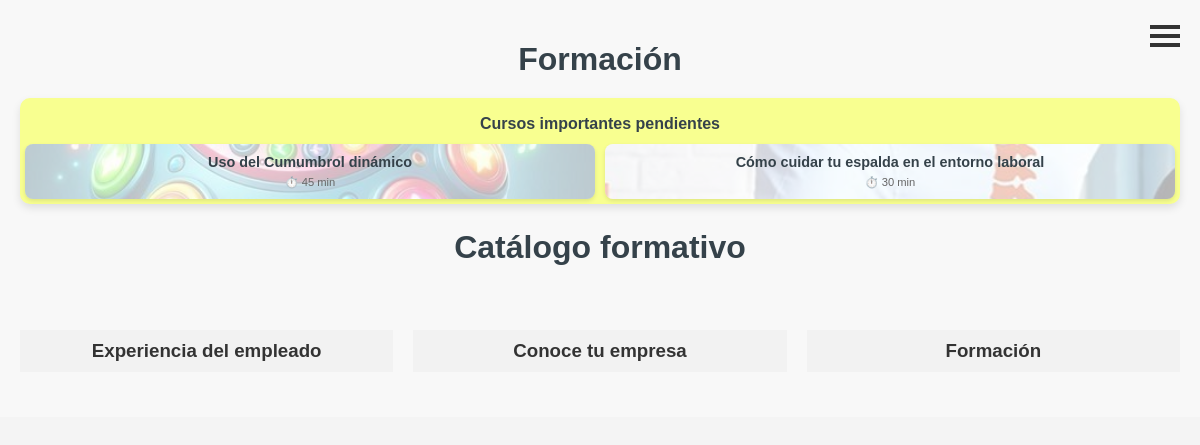
The app's page / (signed in) with its own data.
### cursos/models.py (models this page shows, shortened)
class Curso(models.Model):
    categoria = models.ForeignKey('Categoria', on_delete=models.CASCADE)
    titulo = models.CharField(max_length=100)
    explicacion = models.CharField(max_length=400)
    miniexplicacion = models.TextField()
    duracion = models.PositiveIntegerField()  # Duración en minutos
    fecha_creacion = models.DateField(default=timezone.now)
    puntos = models.SmallIntegerField()
    miniatura = models.ImageField(upload_to='images/miniaturas/')
    OPCIONES = [
        (1, 'Poco importante'),
        (2, 'Interesante'),
        (3, 'Fundamental'),
    ]
    importancia = models.PositiveIntegerField(choices=OPCIONES) #El valor de importancia, siendo 1 el valor más bajo, 2 el recomendado y tres el imprescindible

class Categoria(models.Model):
    titulo = models.CharField(max_length=100)

### cursos/views.py (the view)
@login_required
def lista_cursos(request):
    cursos = Curso.objects.filter(fecha_creacion__lte=timezone.now()).order_by('fecha_creacion')
    lecciones_por_categoria = {}
    for curso in cursos:
        total_lecciones = curso.leccion_set.count()
        lecciones_completadas = UsuarioLeccion.objects.filter(usuario=request.user, leccion__curso=curso, completada=True).count()
        lecciones_completadas_para_puntos = UsuarioLeccion.objects.filter(usuario=request.user, leccion__curso=curso, completada=True)
        total_puntos_completados = lecciones_completadas_para_puntos.aggregate(total_puntos_completados=Sum('puntos_obtenidos'))['total_puntos_completados'] or 0
        lecciones_para_puntos = curso.leccion_set.all()
        total_puntos_curso = lecciones_para_puntos.aggregate(total_puntos_curso=Sum('puntos'))['total_puntos_curso'] or 0
        categoria = curso.categoria
        leccion_info = (curso, total_lecciones, lecciones_completadas, total_puntos_curso, total_puntos_completados)
        if categoria not in lecciones_por_categoria:
            lecciones_por_categoria[categoria] = []
        lecciones_por_categoria[categoria].append(leccion_info)
        lecciones_por_categoria[categoria].sort(key=lambda x: x[1] == x[2])
    cursos_realizados = set(obtener_cursos_realizados(request.user))
    cursos_importantes_pendientes = Curso.objects.filter(importancia=3).exclude(titulo__in=cursos_realizados).order_by('fecha_creacion')
    return render(request, 'cursos/lista_cursos.html', {'lecciones_por_categoria': lecciones_por_categoria, 'cursos_importantes_pendientes': cursos_importantes_pendientes})

### cursos/context_processors.py (called while the page is built)
def puntos_totales_processor(request):
    if request.user.is_authenticated:
        puntos_totales = UsuarioLeccion.objects.filter(usuario=request.user, completada=True).aggregate(total_puntos=Sum('puntos_obtenidos'))['total_puntos'] or 0
    else:
        puntos_totales = 0
    return {
        'puntos_totales': puntos_totales,
    }

### cursos/views.py (called while the page is built)
def obtener_cursos_realizados(usuario):
    cursos_realizados_ids = UsuarioLeccion.objects.filter(
        usuario=usuario,
        completada=True
    ).values_list('leccion__curso_id', flat=True).distinct()
    cursos_realizados = []
    for curso_id in cursos_realizados_ids:
        lecciones_del_curso = Leccion.objects.filter(curso_id=curso_id).count()
        lecciones_completadas = UsuarioLeccion.objects.filter(
            usuario=usuario,
            leccion__curso_id=curso_id,
            completada=True
        ).count()
        if lecciones_del_curso == lecciones_completadas:
            cursos_realizados.append(Curso.objects.get(id=curso_id))
    titulos_cursos = [curso.titulo for curso in cursos_realizados]
    return titulos_cursos

### cursos/templates/cursos/lista_cursos.html (shortened to what this page needs)
{% extends 'cursos/base.html' %}
{% load static %}
{% block content %}
<section class="course-categories">
    <div class="titulo">
        <h2><a href="/">Formación</a></h2>
    </div>
    <div class="cursos-importantes">
        <h3>Cursos importantes pendientes</h3>
        <div class="cursos-pendientes">
            {% for curso in cursos_importantes_pendientes %}
                <div class="curso-pendiente">
                    <img src="{{ curso.miniatura.url }}" class="background-image" alt="Imagen del curso">
                    <h4><a href="{% url 'detalle_curso' pk=curso.pk %}" title='{{ curso.explicacion|linebreaksbr }}'>{{ curso.titulo }}</a></h4>
                    <p>⏱️ {{curso.duracion}} min</p>
                </div>
            {% endfor %}
        </div>
    </div>
    <br>
    <h2>Catálogo formativo</h2>
    <br>
    <div class="categories-grid">
        {% for categoria, lecciones in lecciones_por_categoria.items %}
        <div class="category">
            <h3 class="category-title" onclick="toggleCategory('{{ categoria.id }}')">{{ categoria.titulo }}</h3>
        </div>
        {% endfor %}
    </div>
</section>
{% endblock %}

### cursos/static/css/curso.css (style rules this page uses)
body, h1, h2, p, ul { margin: 0; padding: 0; list-style: none; }
body { font-family: Arial, sans-serif; line-height: 1.2; background-color: #f4f4f4; color: #333; }
.course-categories { padding: 40px 20px; background-color: #f8f8f8; text-align: center; }
.course-categories h2 { margin-bottom: 20px; font-size: 2rem; color: #35424a; }
.categories-grid { display: grid; gap: 20px; grid-template-columns: repeat(auto-fit, minmax(250px, 1fr)); margin-top: 5px; }
.titulo a { color: #35424a; text-decoration: none; font-weight: bold; border-bottom: 2px solid transparent; transition: color 0.3s ease, border-bottom-color 0.3s ease; }
.cursos-importantes { display: flex; flex-direction: column; align-items: center; justify-content: center; margin: 5px 0; padding: 0px; background-color: #f8ff90; border-radius: 10px; box-shadow: 0 4px 8px rgba(0, 0, 0, 0.1); }
.cursos-importantes h3 { font-size: 1rem; color: #35424a; margin-bottom: 5px; text-align: center; }
.cursos-pendientes { display: flex; flex-wrap: wrap; justify-content: space-around; width: 100%; }
.curso-pendiente { position: relative; background-color: #fff; padding: 5px; margin: 5px; margin-top: 5px; border-radius: 8px; box-shadow: 0 2px 4px rgba(0, 0, 0, 0.1); flex: 1 1 calc(20% - 5px); text-align: center; overflow: hidden; }
.curso-pendiente h4 { font-size: 0.9rem; color: #333; margin-bottom: 5px; margin-top: 5px; }
.curso-pendiente p { font-size: 0.7rem; color: #666; margin-bottom: 5px; }
.curso-pendiente a { color: #35424a; text-decoration: none; font-weight: bold; border-bottom: 2px solid transparent; transition: color 0.3s ease, border-bottom-color 0.3s ease; }
.curso-pendiente .background-image { position: absolute; top: 0; left: 0; width: 100%; height: 100%; object-fit: cover; opacity: 0.3; z-index: 1; }
.curso-pendiente h4, .curso-pendiente p, .curso-pendiente a { position: relative; z-index: 1; }
.category-title { cursor: pointer; background-color: #f2f2f2; padding: 10px; margin-bottom: 5px; }

### records on screen
Curso: miniatura (picture), titulo "Uso del Cumumbrol dinámico", duracion "45"
Curso: miniatura (picture), titulo "Cómo cuidar tu espalda en el entorno laboral", duracion "30"
Categoria: titulo "Experiencia del empleado"
Categoria: titulo "Conoce tu empresa"
Categoria: titulo "Formación"
